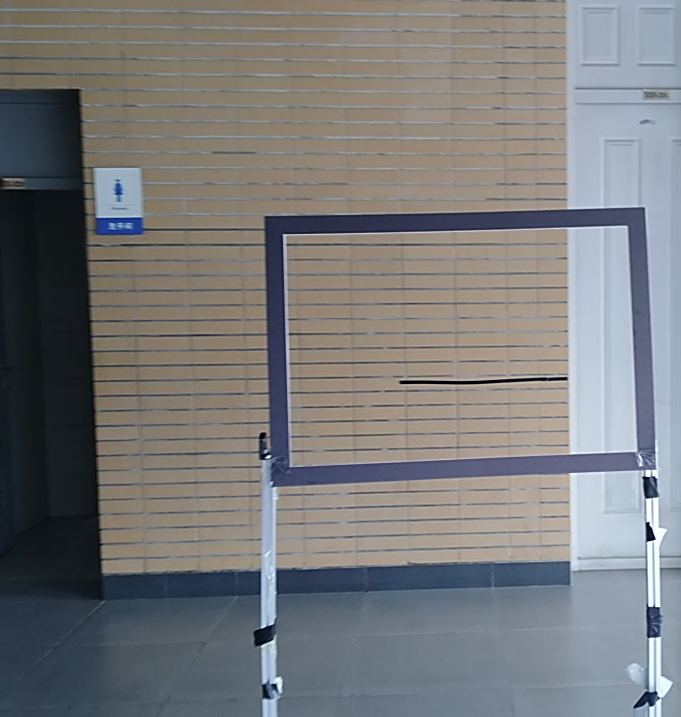
#> input picture cvModule/OpenCV/方框识别/testimg.png, 681 x 717 px, given in place of 2.mp4, which was not available
$ python task.py
#> lines starting #> are read from the running program, lines starting #| are printed output that depends on the picture; after the words box and inside, x2 and y2 are one past the last pixel; in counts of white or black regions, pixels touching at a corner belong together; pictures that were not available may be replaced by others from this repository, and a replacement may not be noted
# -*- coding:utf-8 -*-
# 创建时间：2019年7月18日
# 功能：用前置摄像头检测黑色矩形，返回矩形中心点坐标
# 实现方法：使用黑色为依据识别
# 注：矩形框宽100cm，高70cm；边框为黑色，边框宽度不大于6cm，
#    矩形框下边框距地面110cm
# 修改：2019年7月23日：1.重新调整好参数
#                     2.输出识别物体中心坐标
#                     3.添加错误识别函数；


import cv2
import numpy as np
import time


# 初始化函数
def Init():
    # cap = cv2.VideoCapture(0)
    cap = cv2.VideoCapture('./2.mp4')
    cap.set(3,720)  # 设置摄像头输出宽
    cap.set(4,720)  # 设置摄像头输出高
    # 设置摄像头分辨率
    cap.set(cv2.CAP_PROP_FRAME_WIDTH, 640)
    cap.set(cv2.CAP_PROP_FRAME_HEIGHT, 240)
    print("start reading video...")
    time.sleep(2.0)
    print("start working")

    return cap

cap = Init()  # 初始化

while cap.isOpened():
    ret, frame = cap.read()
#> frame is the input picture: shape (717, 681, 3); mean B, G, R 123, 122, 121.5
    frame_copy = frame.copy()
    hsv_frame = cv2.cvtColor(frame,cv2.COLOR_BGR2HSV)  # 将每一帧图片转化HSV空间颜色
#> hsv_frame: shape (717, 681, 3); mean H, S, V 63.7, 49.9, 133.6
    hsv_frame_after = cv2.GaussianBlur(hsv_frame,(19,19),0) # 高斯滤波进行平滑处理
#> hsv_frame_after: shape (717, 681, 3); mean H, S, V 63.7, 49.9, 133.6

    # 依据之前的脚本获取的阈值设置最高值与最低值
    lower = np.array([0, 0, 134])
    upper = np.array([82, 88, 225])

    mask = cv2.inRange(hsv_frame_after, lower, upper)  # 构建掩膜
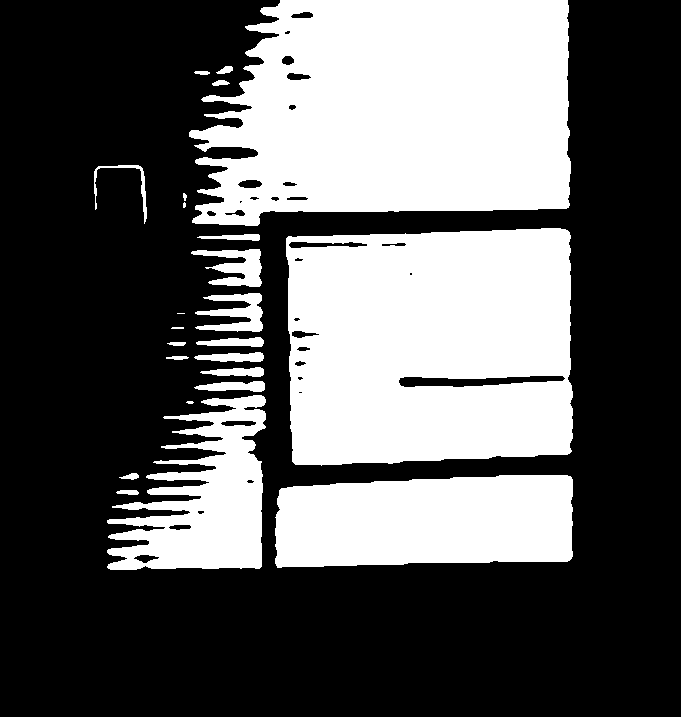
#> mask: shape (717, 681); 36.8% white; 24 white regions (3 under 20 px)
    # thresh = cv2.threshold(hsv_frame_after, 60, 255, cv2.THRESH_BINARY)[1]  # 进行闸值化
    conts, hier = cv2.findContours(mask, cv2.RETR_EXTERNAL, cv2.CHAIN_APPROX_SIMPLE)  # 找出边界
#> conts = 24 contours, 5 with area under 20; largest, box (x1, y1, x2, y2) and area: (189, 0, 571, 226) 70392, (286, 228, 573, 466) 63670, (275, 475, 573, 568) 24517, (107, 395, 266, 570) 15142, (191, 249, 262, 287) 1274
    cv2.drawContours(frame, conts, -1, (0, 255, 0), 3)  # 画出边框
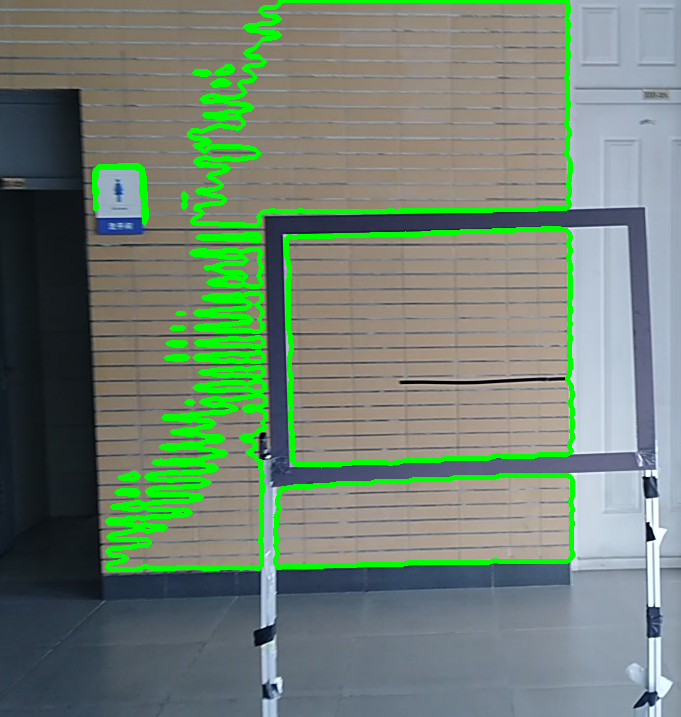
#> frame: shape (717, 681, 3); 6.9% of pixels changed, all inside (x1, y1, x2, y2) = (92, 0, 575, 572)
    # 计算出中心坐标并输出
    if conts:
        cnts = conts[0]
#> cnts = contour of 11 points, box (x1, y1, x2, y2) (116, 490, 139, 495), area 70
        M = cv2.moments(cnts)
#> M = moments, m00 69.5, centre m10/m00, m01/m00 = (128.1, 491.9)
        cX = int(M["m10"] / (M["m00"] + 0.0001))
#> cX = 128
        cY = int(M["m01"] / (M["m00"] + 0.0001))
#> cY = 491
        if cX != 0 and cY != 0:
            print('中心坐标',cX,cY)
#| 中心坐标 128 491
        if cX == 0 or cY == 0:
            print('识别有误！')

    dst = cv2.bitwise_and(frame, frame, mask=mask)  # 对每一帧进行位与操作，滤去除要目标物体之外的图像
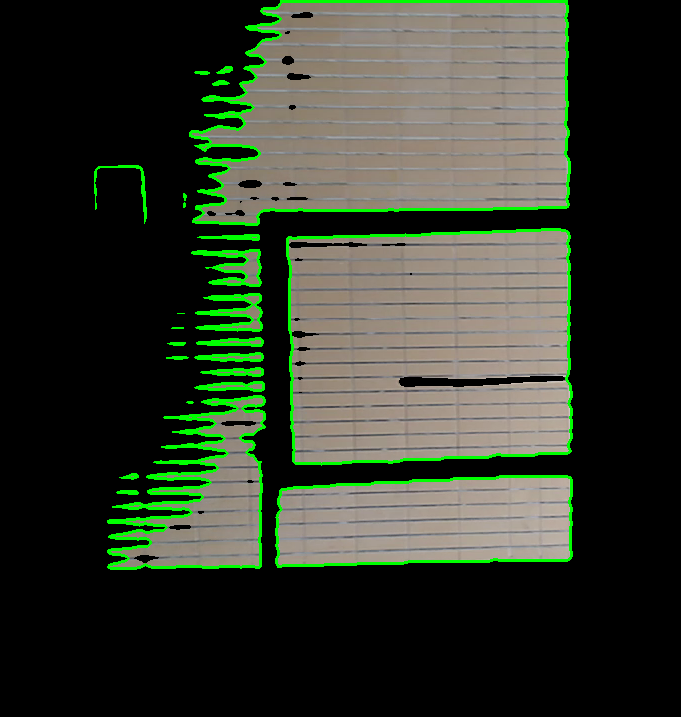
#> dst: shape (717, 681, 3); mean B, G, R 42.8, 56.6, 49.6

    cv2.imshow('the original video',frame_copy)
    cv2.imshow('test',dst)

    # 按下esc键退出
    key = cv2.waitKey(delay=2)
#> (key q is pressed here)
    if key == ord("q") or key == 27:
        break

cap.release()
cv2.destroyAllWindows()
